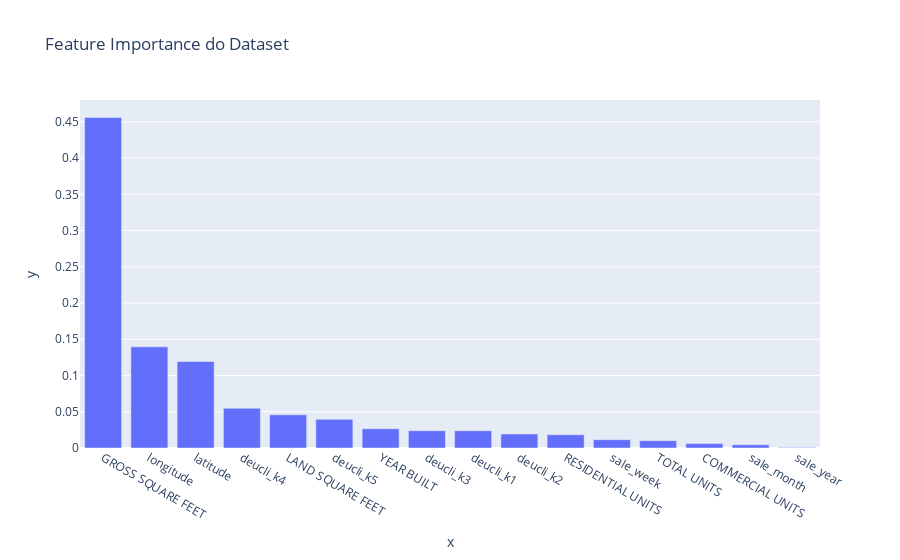

Notebook source saved alongside this figure:
### Code cell
px.bar(x = dataset_train.columns[1:], y = rfr.feature_importances_, title = "Feature Importance do Dataset").update_xaxes(categoryorder = "total descending")

### Figure 1 — Plotly figure (JSON) as saved in the notebook; plotly's stock layout.template omitted (floating-point values rounded to 4 significant figures)
{"data": [{"alignmentgroup": "True", "hovertemplate": "x=%{x}<br>y=%{y}<extra></extra>", "legendgroup": "", "marker": {"color": "#636efa"}, "name": "", "offsetgroup": "", "orientation": "v", "showlegend": false, "textposition": "auto", "type": "bar", "x": ["RESIDENTIAL UNITS", "COMMERCIAL UNITS", "TOTAL UNITS", "LAND SQUARE FEET", "GROSS SQUARE FEET", "YEAR BUILT", "sale_month", "sale_week", "sale_year", "latitude", "longitude", "deucli_k1", "deucli_k2", "deucli_k3", "deucli_k4", "deucli_k5"], "xaxis": "x", "y": [0.0183, 0.006094, 0.01008, 0.04586, 0.4561, 0.02659, 0.004572, 0.01152, 0.0006173, 0.1193, 0.1396, 0.02377, 0.01932, 0.02382, 0.05489, 0.03957], "yaxis": "y"}], "layout": {"autosize": true, "barmode": "relative", "legend": {"tracegroupgap": 0}, "title": {"text": "Feature Importance do Dataset"}, "xaxis": {"anchor": "y", "autorange": true, "categoryorder": "total descending", "domain": [0, 1], "range": [-0.5, 15.5], "title": {"text": "x"}, "type": "category"}, "yaxis": {"anchor": "x", "autorange": true, "domain": [0, 1], "range": [0, 0.4801], "title": {"text": "y"}, "type": "linear"}}}
